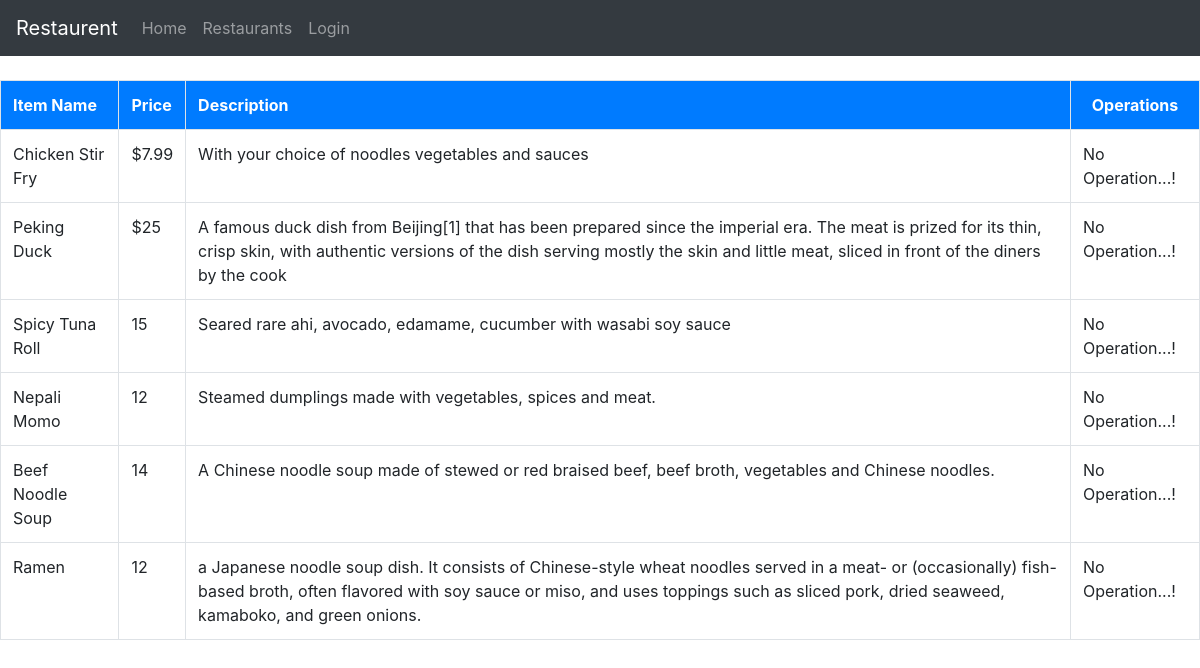
The app's page /menuItems/4 with its own data.
### database_setup.py (models this page shows, shortened)
class MenuItem(Base):
    __tablename__ = 'menu_item'
    id = Column(Integer, primary_key=True)
    name = Column(String(80), nullable=False)
    price = Column(String(8))
    description = Column(String(250))
    restaurant_id = Column(Integer, ForeignKey('restaurant.id'))
    restaurant = relationship(Restaurant)
    owner_id = Column(Integer, ForeignKey('ownerDetails.id'))
    owner = relationship(Owner)

### project.py (the view)
@app.route("/menuItems/<int:restaurant_id>", methods=["GET"])
def RestaurantMenuItems(restaurant_id):
    menuItems = session.query(MenuItem).filter_by(restaurant_id=restaurant_id)
    return render_template(
        "menuItems.html",
        items=menuItems,
        restaurant_id=restaurant_id)

### templates/menuItems.html (shortened to what this page needs)
{% extends 'base.html' %}
{% block content %}
<br>
	<table class="table table-bordered">
		<tr class="bg-primary text-white">
			<th>Item Name</th>
			<th>Price</th>
			<th>Description</th>
			<th colspan="2" class="text-center">Operations</th>
		</tr>
		{% if items %}
			{% for item in items %}
				{% if item %}
				<tr>
					<td>{{ item.name }}</td>
					<td>{{ item.price }}</td>
					<td>{{ item.description }}</td>
					{% if item.owner_id == session.user_id %}
						<td><a href="{{ url_for('editMenuItems',item_id=item.id ) }}" class="btn btn-info btn-sm">Edit</a></td>
						<td><a href="{{ url_for('confirmDeleteMenu', item_id=item.id ) }}" class="btn btn-danger btn-sm">Delete</a></td>
					{% else %}
						<td colspan="2">No Operation...!</td>
					{% endif %}
				</tr>
				{% else %}
					<p>No Items Found...! in Restaurant</p>
				{% endif %}
			{% endfor %}
		{% else %}
			<tr><td colspan="5">No Items Found</td></tr>
		{% endif %}
	</table>
{% endblock %}

### records on screen
MenuItem: name "Chicken Stir Fry", price "$7.99", description "With your choice of noodles vegetables and sauces", shows "No Operation...!"
MenuItem: name "Peking Duck", price "$25", description "A famous duck dish from Beijing[1] that has been prepared since the imperial era. The meat is prized for its thin, crisp skin, with authentic versions of the dish serving mostly the skin and little meat, sliced in front of the diners by the cook", shows "No Operation...!"
MenuItem: name "Spicy Tuna Roll", price "15", description "Seared rare ahi, avocado, edamame, cucumber with wasabi soy sauce", shows "No Operation...!"
MenuItem: name "Nepali Momo", price "12", description "Steamed dumplings made with vegetables, spices and meat.", shows "No Operation...!"
MenuItem: name "Beef Noodle Soup", price "14", description "A Chinese noodle soup made of stewed or red braised beef, beef broth, vegetables and Chinese noodles.", shows "No Operation...!"
MenuItem: name "Ramen", price "12", description "a Japanese noodle soup dish. It consists of Chinese-style wheat noodles served in a meat- or (occasionally) fish-based broth, often flavored with soy sauce or miso, and uses toppings such as sliced pork, dried seaweed, kamaboko, and green onions.", shows "No Operation...!"
